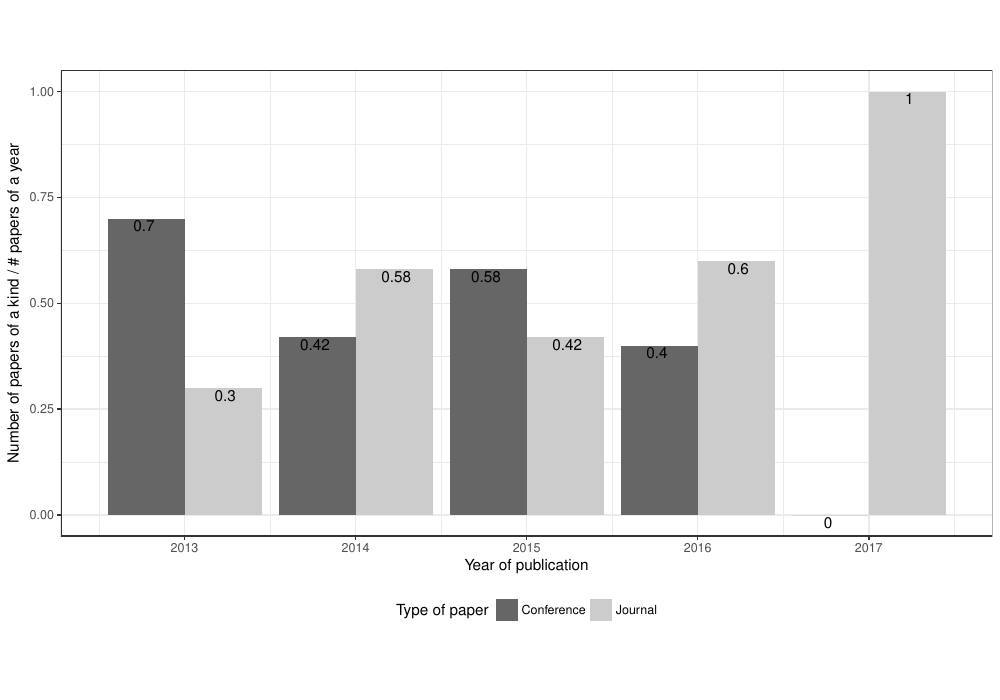

The script that saved this image:
#!/usr/bin/env Rscript
library(ggplot2)
library(gridExtra)
library(ggthemes)

#------------- Read data ----------

data = read.csv("./barPlot.csv", header = TRUE,sep=';')

#------------- Generate Graph ----------

plot<-ggplot(data, aes(x = as.numeric(year), y = papers,fill=factor(type)))  +
  theme_bw() +
  scale_fill_grey(start = 0.4, end = 0.8,name = "Type of paper")+
  geom_bar(stat = "identity", position=position_dodge()) +
  geom_text(aes(x=year, y=papers, label=papers),vjust=1.2, 
            position = position_dodge(width=0.95)) +
  ylab("Number of papers of a kind / # papers of a year") + 
  xlab("Year of publication") + 
  theme(legend.position="bottom") +
  scale_x_continuous(breaks=c(2010,2011,2012,2013,2014,2015,2016,2017))  + theme(aspect.ratio=0.5)

#------------- Write to pdf ----------

ggsave("./barPlot.pdf",  width = 10)